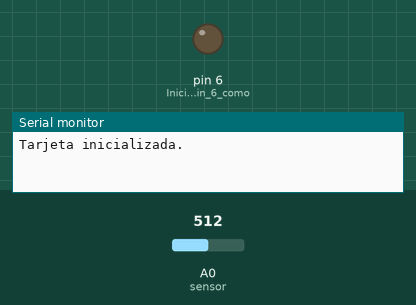
This sketch was run on a simulated Arduino Uno, built with avr-gcc and run on an emulated ATmega328P. On the bench: output pins drawn as LEDs (lit = HIGH), the last lines printed to the serial monitor. Dashed ring = blinking. The test bench sets the inputs (shaded band); at power-on: A0 (sensor) = 512. Storage starts empty.

Above: at 0.5 s.
At 2.11 s:
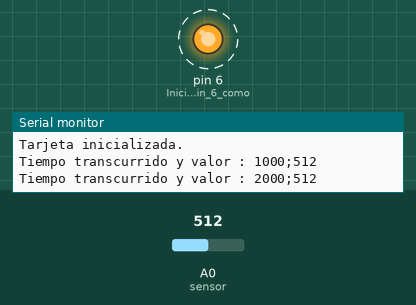
Timing chart, 0 to 3.0 s (numbered marks = the images above):
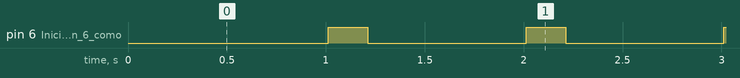

Measured:
- by itself, pin 6 (Inicializo_el_pin_6_como): alternates HIGH for 0.20 s and LOW for 0.80 s

The sketch:

ARDUINO_UNO_proyectoA2_grabar_datos_tiempo_tarjeta_microSD.ino
```cpp
// Para saber más
// https://www.instructables.com/id/SD-Card-Module-With-ESP8266/

#include <SD.h> // Importar librería de tarjetas SD

int cs_PIN = 8; // PIN CS el que se comunica con la tarjeta grabadora microSD

File miFichero; // Declaro objeto de tipo fichero

String dato =""; // cadena vacía con los datos
String nomFichero = "tiempos0.csv"; // tiene que ser del tipo 8.3
// Es decir nombre de 8 caracteres ASCII + "punto" + extensión 3 caracteres ASCII

unsigned long tiempo=0; // variable general de tipo largo. Hasta 2^32-1 valor
int x = 1000 ; // tiempo en milisegundos, mayor que 250ms

int valor = 0; // recogemos los valores del sensor

// **********************
// SETUP
// **********************

void setup() {

   Serial.begin(9600); // Inicializo la comunicación serie
   pinMode(6,OUTPUT); // Inicializo el pin 6 como salida para el led

   if (!SD.begin(cs_PIN)) { // Si no es capaz de inicializar la tarjeta...
      Serial.println("La tarjeta está fallando");
      return;       // Resetea la tarjeta
     } else  {
      Serial.println("Tarjeta inicializada.");
      if (SD.exists(nomFichero)) { // Si el fichero existe...
        Serial.println("El fichero "+nomFichero+" ya existe. Lo borro.");
        SD.remove(nomFichero); // lo borra
        // Así lo puedo usar indefinidamente con el mismo nombre
      }
    } // fin del if

}

// **********************
// LOOP
// **********************

void loop() {

  tiempo = millis(); // tiempo en milisegundos transcurridos desde que
  // se inicializa Arduino
  if (tiempo%x==0) { // Cada 'x' milisegundos
     valor = analogRead(A0); // lectura del sensor
     dato = String(tiempo)+";"+String(valor); // transforma a cadena el dato del tiempo y del valor
     Serial.println("Tiempo transcurrido y valor : "+dato); // imprime
     // en el monitor serie el dato de tiempo y el valor
     escribir(miFichero,dato); // Llamada a la función que escribe
     // el dato en la tarjeta
  }
}


// ********************************************
// Funciones
// ********************************************

// F1) Función que escribe un dato en la tarjeta
int escribir(File fic, String valor) {

  // Abre el fichero en modo de escritura
  fic = SD.open(nomFichero, FILE_WRITE);

  // Si el fichero está disponible, escribe un dato.
  if (fic) { // devuelve TRUE si ha podido abrirlo
    fic.println(valor); // escribe el valor en la tarjeta
    fic.close(); // cierra el fichero
    // Encendido del LED
    digitalWrite(6,HIGH);
    delay(200);
    digitalWrite(6,LOW);
  }
  // ¿No se abre el fichero? Error
  else {
    Serial.println("Error abriendo fichero "+nomFichero);
  }

}
```
